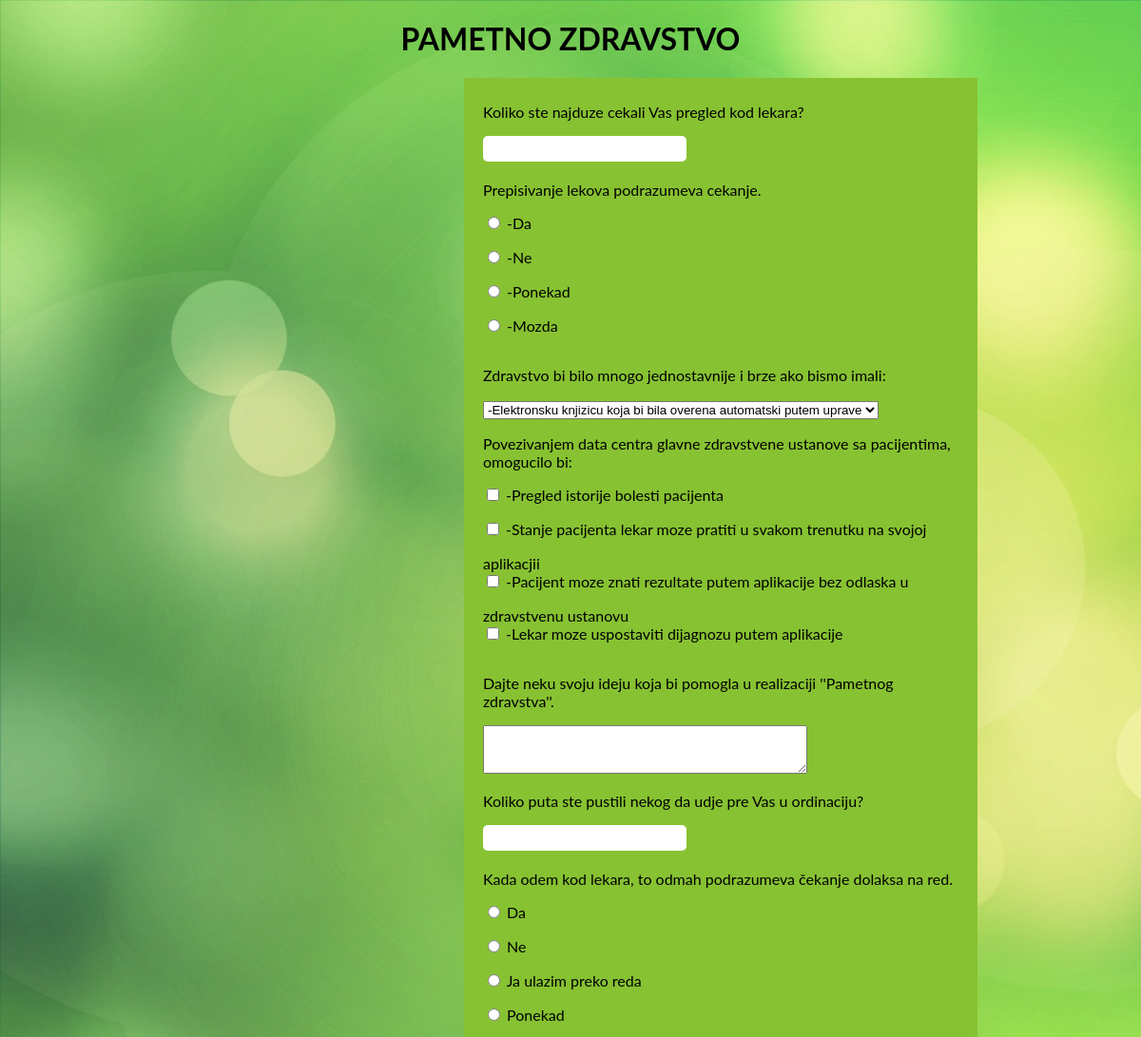
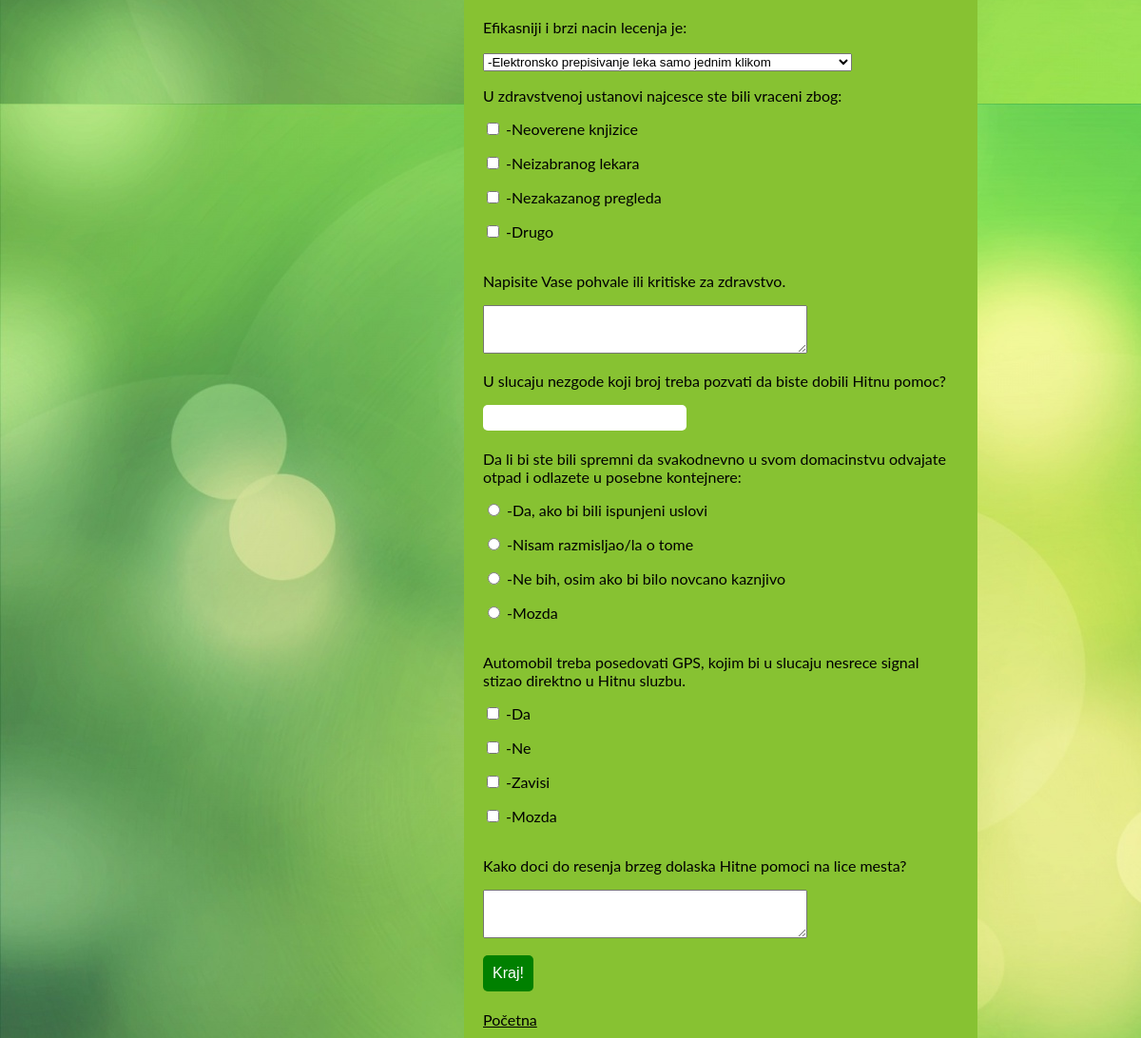
The page /anketa1.php (signed in) on the database its author committed (2 pictures, top to bottom).
### tables this page shows
CREATE TABLE `pitanja` (
  `id` int(11) NOT NULL,
  `tekst` varchar(255) NOT NULL,
  `prviodgovor` varchar(255) NOT NULL,
  `drugiodgovor` varchar(255) NOT NULL,
  `treciodgovor` varchar(255) NOT NULL,
  `cetvrtiodgovor` varchar(255) NOT NULL,
  `tacanodgovor` varchar(255) NOT NULL
);

### anketa1.php (the view, shortened to what this page needs)
<?php
include 'conn.php';
?>
<!DOCTYPE html>
<html>
<head>
</head>
<body>
<center><h1>PAMETNO ZDRAVSTVO</h1></center>
<form id = "quiz" name = "quiz" action="" method="post">
<?php
if(isset($_SESSION["username"])){
$query = "SELECT * FROM pitanja";
  	$result=mysqli_query($db, $query);
	if ($result->num_rows > 0) {
    while($row = $result->fetch_assoc()) {
		if($row['id'] % 5 == 1)
		{
			echo '<p class = "questions">'.$row['tekst'].'</p>';
			echo '<input id = "textbox" type = "text" name = "p1" required>';
		}
		if($row['id'] % 5 == 2)
		{
			echo '<p class = "questions">'.$row['tekst'].'</p>';
			echo '<input type = "radio" id = "mc" name = "p2" value = "'.$row["prviodgovor"].'" > '.$row["prviodgovor"].'<br>';
			echo '<input type = "radio" id = "mc" name = "p2" value = "'.$row["drugiodgovor"].'"> '.$row["drugiodgovor"].'<br>';
			echo '<input type = "radio" id = "mc" name = "p2" value = "'.$row["treciodgovor"].'"> '.$row["treciodgovor"].'<br>';
			echo '<input type = "radio" id = "mc" name = "p2" value = "'.$row["cetvrtiodgovor"].'"> '.$row["cetvrtiodgovor"].'<br>';
		}
		if($row['id'] % 5 == 3)
		{
			echo '<p class = "questions">'.$row['tekst'].'</p>';
			echo '<select name= "p3">';
			echo '<option value = "'.$row["prviodgovor"].'"> '.$row["prviodgovor"].'</option>';
			echo '</select>';
		}
		if($row['id'] % 5 == 4)
		{
			echo '<p class = "questions">'.$row['tekst'].'</p>';
			echo '<input type = "checkbox" id = "mc" name = "p4[]" value = "'.$row["prviodgovor"].'"> '.$row["prviodgovor"].'<br>';
			echo '<input type = "checkbox" id = "mc" name = "p4[]" value = "'.$row["drugiodgovor"].'"> '.$row["drugiodgovor"].'<br>';
			echo '<input type = "checkbox" id = "mc" name = "p4[]" value = "'.$row["treciodgovor"].'"> '.$row["treciodgovor"].'<br>';
			echo '<input type = "checkbox" id = "mc" name = "p4[]" value = "'.$row["cetvrtiodgovor"].'"> '.$row["cetvrtiodgovor"].'<br>';
		}
		if($row['id'] % 5 == 0)
		{
			echo '<p class = "questions">'.$row['tekst'].'</p>';
			echo '<textarea name = "p5" rows="3" cols="40" required> </textarea>';
		}
    }
} else {
    echo "Nema pitanja u bazi";
}
}
else
{
	echo 'Molimo vas da se ulogujete da biste radili kviz <a href="login.php">Loguj se </a>';
}
?>
<input id = "button" type = "submit" value = "Kraj!" name="kraj" />
<a href="index.php">Početna</a>
</form>
</html>
</body>

### anketa1.php (style rules this page uses)
body { font-family: 'Lato', sans-serif; background-image: url("Slike/cover.jpg"); background-repeat: no; }
#quiz { margin-right: 450; margin-left: 480px; background: #87c232; padding: 10px 20px 10px 20px; width: 500px; float: left; }
input { margin-bottom: 20px; display: block; }
#textbox { height: 25px; font-size: 16px; border-radius: 5px; border: none; padding-left: 5px; }
#button { background: green; border: none; border-radius: 5px; padding: 10px; color: white; font-size: 16px; transition-duration: .5s; margin-top: 15px; }
#mc { display: inline; }
a { color: black; }

### rows shown on the page
pitanja: tekst "Koliko ste najduze cekali Vas pregled kod lekara?"
pitanja: tekst "Prepisivanje lekova podrazumeva cekanje.", prviodgovor "-Da", drugiodgovor "-Ne", treciodgovor "-Ponekad", cetvrtiodgovor "-Mozda"
pitanja: tekst "Zdravstvo bi bilo mnogo jednostavnije i brze ako bismo imali:", p3 "-Elektronsku knjizicu koja bi bila overena automatski putem uprave"
pitanja: tekst "Povezivanjem data centra glavne zdravstvene ustanove sa pacijentima, omogucilo bi:", prviodgovor "-Pregled istorije bolesti pacijenta", drugiodgovor "-Stanje pacijenta lekar moze pratiti u svakom trenutku na svojoj aplikacjii", treciodgovor "-Pacijent moze znati rezultate putem aplikacije bez odlaska u zdravstvenu ustanovu", cetvrtiodgovor "-Lekar moze uspostaviti dijagnozu putem aplikacije"
pitanja: tekst "Dajte neku svoju ideju koja bi pomogla u realizaciji ''Pametnog zdravstva''."
pitanja: tekst "Koliko puta ste pustili nekog da udje pre Vas u ordinaciju?"
pitanja: tekst "Kada odem kod lekara, to odmah podrazumeva čekanje dolaksa na red.", prviodgovor "Da", drugiodgovor "Ne", treciodgovor "Ja ulazim preko reda", cetvrtiodgovor "Ponekad"
pitanja: tekst "Efikasniji i brzi nacin lecenja je:", p3 "-Elektronsko prepisivanje leka samo jednim klikom"
pitanja: tekst "U zdravstvenoj ustanovi najcesce ste bili vraceni zbog:", prviodgovor "-Neoverene knjizice", drugiodgovor "-Neizabranog lekara", treciodgovor "-Nezakazanog pregleda", cetvrtiodgovor "-Drugo"
pitanja: tekst "Napisite Vase pohvale ili kritiske za zdravstvo."
pitanja: tekst "U slucaju nezgode koji broj treba pozvati da biste dobili Hitnu pomoc?"
pitanja: tekst "Da li bi ste bili spremni da svakodnevno u svom domacinstvu odvajate otpad i odlazete u posebne kontejnere:", prviodgovor "-Da, ako bi bili ispunjeni uslovi", drugiodgovor "-Nisam razmisljao/la o tome", treciodgovor "-Ne bih, osim ako bi bilo novcano kaznjivo", cetvrtiodgovor "-Mozda"
pitanja: tekst "Automobil treba posedovati GPS, kojim bi u slucaju nesrece signal stizao direktno u Hitnu sluzbu.", prviodgovor "-Da", drugiodgovor "-Ne", treciodgovor "-Zavisi", cetvrtiodgovor "-Mozda"
pitanja: tekst "Kako doci do resenja brzeg dolaska Hitne pomoci na lice mesta?"
